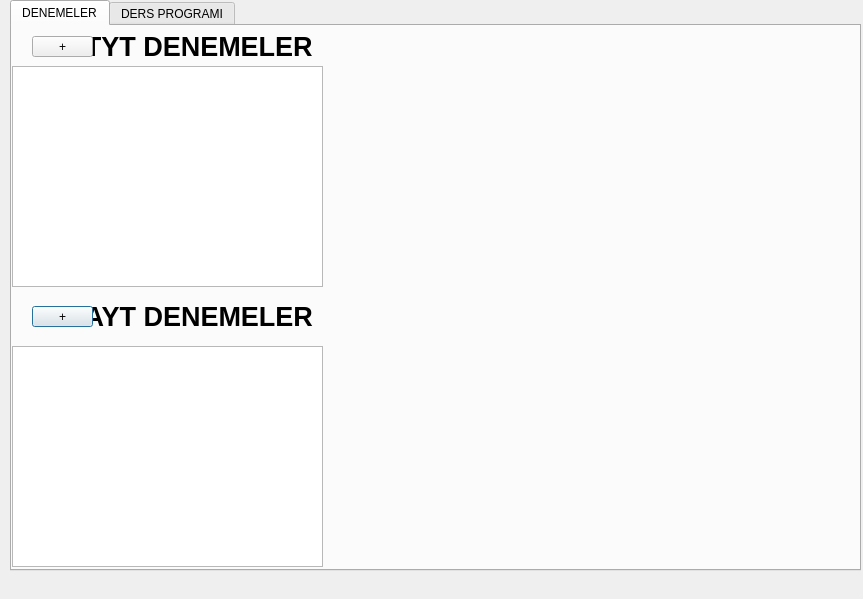
<?xml version="1.0" encoding="UTF-8"?>
<ui version="4.0">
 <class>Dialog</class>
 <widget class="QDialog" name="Dialog">
  <property name="geometry">
   <rect>
    <x>0</x>
    <y>0</y>
    <width>863</width>
    <height>599</height>
   </rect>
  </property>
  <property name="windowTitle">
   <string>Dialog</string>
  </property>
  <widget class="QTabWidget" name="tabWidget">
   <property name="geometry">
    <rect>
     <x>10</x>
     <y>0</y>
     <width>851</width>
     <height>571</height>
    </rect>
   </property>
   <property name="currentIndex">
    <number>0</number>
   </property>
   <widget class="QWidget" name="denemelerTab">
    <attribute name="title">
     <string>DENEMELER</string>
    </attribute>
    <widget class="QListWidget" name="listWidgetTytDeneme">
     <property name="geometry">
      <rect>
       <x>0</x>
       <y>40</y>
       <width>311</width>
       <height>221</height>
      </rect>
     </property>
    </widget>
    <widget class="QLabel" name="label">
     <property name="geometry">
      <rect>
       <x>80</x>
       <y>10</y>
       <width>221</width>
       <height>21</height>
      </rect>
     </property>
     <property name="font">
      <font>
       <pointsize>20</pointsize>
       <weight>75</weight>
       <bold>true</bold>
      </font>
     </property>
     <property name="text">
      <string>TYT DENEMELERİ</string>
     </property>
     <property name="alignment">
      <set>Qt::AlignCenter</set>
     </property>
    </widget>
    <widget class="QListWidget" name="listWidgetAytDeneme">
     <property name="geometry">
      <rect>
       <x>0</x>
       <y>320</y>
       <width>311</width>
       <height>221</height>
      </rect>
     </property>
    </widget>
    <widget class="QLabel" name="label_2">
     <property name="geometry">
      <rect>
       <x>80</x>
       <y>280</y>
       <width>221</width>
       <height>21</height>
      </rect>
     </property>
     <property name="font">
      <font>
       <pointsize>20</pointsize>
       <weight>75</weight>
       <bold>true</bold>
      </font>
     </property>
     <property name="text">
      <string>AYT DENEMELERİ</string>
     </property>
     <property name="alignment">
      <set>Qt::AlignCenter</set>
     </property>
    </widget>
    <widget class="PlotWidget" name="widget" native="true">
     <property name="geometry">
      <rect>
       <x>320</x>
       <y>50</y>
       <width>511</width>
       <height>201</height>
      </rect>
     </property>
     <widget class="PlotWidget" name="widgetTytGrafik" native="true">
      <property name="geometry">
       <rect>
        <x>0</x>
        <y>0</y>
        <width>511</width>
        <height>201</height>
       </rect>
      </property>
     </widget>
    </widget>
    <widget class="PlotWidget" name="widgetAytGrafik" native="true">
     <property name="geometry">
      <rect>
       <x>330</x>
       <y>330</y>
       <width>511</width>
       <height>201</height>
      </rect>
     </property>
    </widget>
    <widget class="QPushButton" name="pushButtonAytDenemeEkle">
     <property name="geometry">
      <rect>
       <x>20</x>
       <y>280</y>
       <width>61</width>
       <height>21</height>
      </rect>
     </property>
     <property name="text">
      <string>+</string>
     </property>
    </widget>
    <widget class="QPushButton" name="pushButtonTytDenemeEkle">
     <property name="geometry">
      <rect>
       <x>20</x>
       <y>10</y>
       <width>61</width>
       <height>21</height>
      </rect>
     </property>
     <property name="text">
      <string>+</string>
     </property>
    </widget>
   </widget>
   <widget class="QWidget" name="dersProgramiTab">
    <attribute name="title">
     <string>DERS PROGRAMI</string>
    </attribute>
    <widget class="QPushButton" name="pushButtonKaydet">
     <property name="geometry">
      <rect>
       <x>320</x>
       <y>490</y>
       <width>211</width>
       <height>51</height>
      </rect>
     </property>
     <property name="text">
      <string>KAYDET</string>
     </property>
    </widget>
    <widget class="QTableWidget" name="tableWidgetDersProgrami">
     <property name="geometry">
      <rect>
       <x>0</x>
       <y>10</y>
       <width>831</width>
       <height>471</height>
      </rect>
     </property>
     <attribute name="horizontalHeaderDefaultSectionSize">
      <number>120</number>
     </attribute>
     <attribute name="horizontalHeaderMinimumSectionSize">
      <number>20</number>
     </attribute>
     <attribute name="verticalHeaderDefaultSectionSize">
      <number>42</number>
     </attribute>
     <attribute name="verticalHeaderMinimumSectionSize">
      <number>50</number>
     </attribute>
     <row>
      <property name="text">
       <string>TYT TÜRKÇE</string>
      </property>
     </row>
     <row>
      <property name="text">
       <string>TYT MATEMATİK</string>
      </property>
     </row>
     <row>
      <property name="text">
       <string>TYT SOSYAL</string>
      </property>
     </row>
     <row>
      <property name="text">
       <string>TYT FEN</string>
      </property>
     </row>
     <row>
      <property name="text">
       <string>AYT MATEMATİK</string>
      </property>
     </row>
     <row>
      <property name="text">
       <string>AYT EDEBİYAT</string>
      </property>
     </row>
     <row>
      <property name="text">
       <string>AYT SOSYAL</string>
      </property>
     </row>
     <row>
      <property name="text">
       <string>AYT FİZİK</string>
      </property>
     </row>
     <row>
      <property name="text">
       <string>AYT KİMYA</string>
      </property>
     </row>
     <row>
      <property name="text">
       <string>AYT BİYOLOJİ</string>
      </property>
     </row>
     <column>
      <property name="text">
       <string>PAZARTESİ</string>
      </property>
     </column>
     <column>
      <property name="text">
       <string>SALI</string>
      </property>
     </column>
     <column>
      <property name="text">
       <string>ÇARŞAMBA</string>
      </property>
     </column>
     <column>
      <property name="text">
       <string>PERŞEMBE</string>
      </property>
     </column>
     <column>
      <property name="text">
       <string>CUMA</string>
      </property>
     </column>
     <column>
      <property name="text">
       <string>CUMARTESİ</string>
      </property>
     </column>
     <column>
      <property name="text">
       <string>PAZAR</string>
      </property>
     </column>
    </widget>
   </widget>
  </widget>
 </widget>
 <customwidgets>
  <customwidget>
   <class>PlotWidget</class>
   <extends>QWidget</extends>
   <header>pyqtgraph</header>
   <container>1</container>
  </customwidget>
 </customwidgets>
 <resources/>
 <connections/>
</ui>
